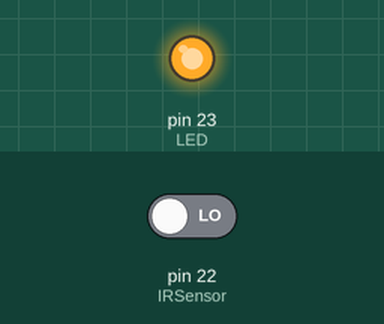
Bench run of a sketch on a simulated Arduino Mega 2560, built with avr-gcc and run on an emulated ATmega2560. On the bench: output pins drawn as LEDs (lit = HIGH). The test bench sets the inputs (shaded band); at power-on: pin 22 (IRSensor) LOW.

Above: at 1.2 s.
1.3 s: pin 22 (IRSensor) driven HIGH
At 2.1 s:
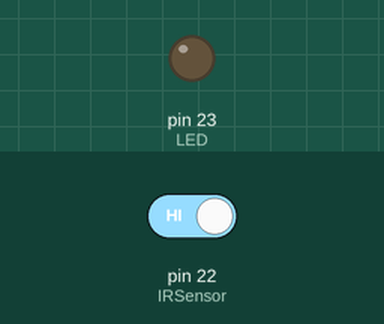
2.8 s: pin 22 (IRSensor) driven LOW
At 3.2 s:
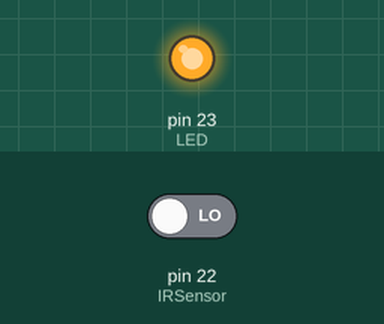
Timing chart, 0 to 5.8 s (numbered marks = the images above; inputs shaded):
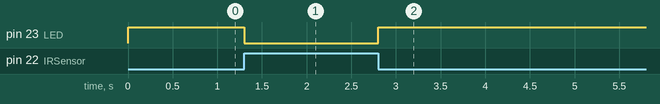

The sketch:

IRsensor.ino
```cpp
int IRSensor = 22; // connect ir sensor to arduino pin 2
int LED = 23; // conect Led to arduino pin 13


void setup()
{


  pinMode (IRSensor, INPUT); // sensor pin INPUT
  pinMode (LED, OUTPUT); // Led pin OUTPUT
}

void loop()
{
  int statusSensor = digitalRead (IRSensor);

  if (statusSensor == 1){
    digitalWrite(LED, LOW); // LED LOW
  }

  else
  {
    digitalWrite(LED, HIGH); // LED High
  }

}
```

Measured:
- after the input at 1.3 s, pin 23 (LED): HIGH → LOW at once
- after the input at 2.8 s, pin 23 (LED): LOW → HIGH at once
